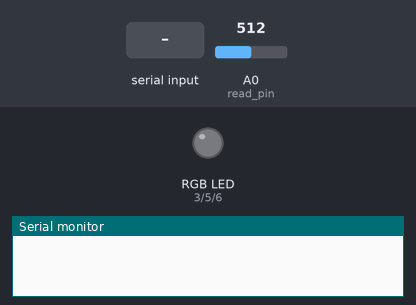
Recording of a sketch running on a simulated Arduino Uno, built with avr-gcc and run on an emulated ATmega328P. Shown: an RGB LED mixed from three pins (HIGH = lit), the last lines printed to the serial monitor. The inputs (shaded band) are chosen by the test bench; at power-on: A0 (read_pin) = 512. Dim RGB values are drawn brighter than linear.

Above: at 1.2 s.
1.3 s: "green" received over Serial
At 3.5 s:
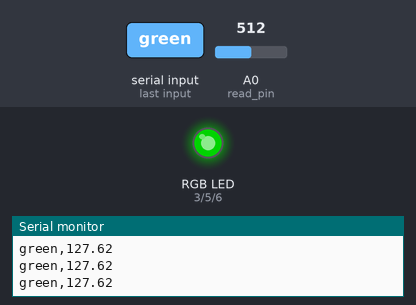
3.8 s: A0 (read_pin) set to 716
At 5.0 s:
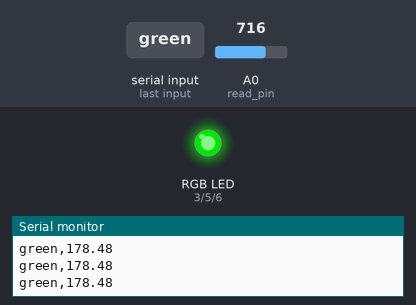
5.3 s: A0 (read_pin) set to 900
At 6.1 s:
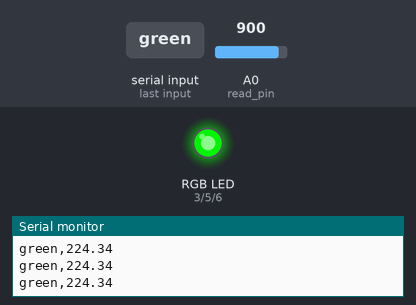
6.8 s: A0 (read_pin) set to 122
At 7.2 s:
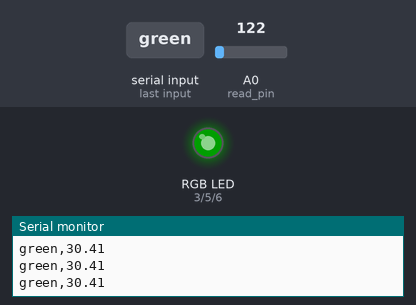
8.3 s: "ok" received over Serial
10.8 s: "red" received over Serial
At 13.0 s:
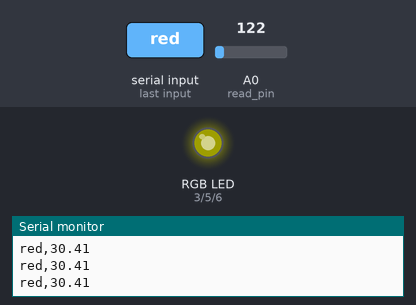
Timing chart, 0 to 14.3 s (numbered marks = the images above; inputs shaded):
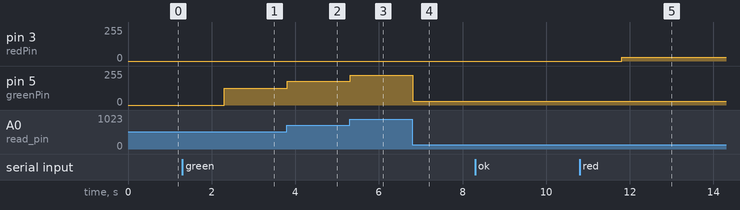

The sketch:

RGB_Mixing.ino
```cpp
int bluePin=6,greenPin=5,redPin=3,read_pin=A0,wait=10;
float redVal=0,blueVal=0,greenVal=0,pot_val=0,volt=0,bright=0;
String input;
void setup() {
  // put your setup code here, to run once:
  pinMode(bluePin,OUTPUT);
  pinMode(redPin,OUTPUT);
  pinMode(greenPin,OUTPUT);
  pinMode(read_pin,INPUT);
  Serial.begin(9600);

}

void loop() {
  // put your main code here, to run repeatedly:
  while(Serial.available()==0){
    }
  input=Serial.readString();
  Serial.println(input);
  if(input=="green"){
    while(true){
      if(Serial.available()==0){
        pot_val=analogRead(read_pin);
        bright=(255./1023.)*(pot_val);
        analogWrite(greenPin,bright);
        Serial.print("green");
        Serial.print(",");
        Serial.println(bright);
        delay(wait);
      }
      if (Serial.available()!=0){
        input=Serial.readString();
        Serial.println(input);
      if(input=="ok"){
        break;
        }
      }
    }
  }
  if(input=="red"){
    while(true){
      pot_val=analogRead(read_pin);
      bright=(255./1023.)*(pot_val);
      analogWrite(redPin,bright);
      Serial.print("red");
      Serial.print(",");
      Serial.println(bright);
      delay(wait);

      if (Serial.available()!=0){
      input=Serial.readString();
      Serial.println(input);
      if(input=="ok"){
        break;
        }
       }
      }
    }
  if(input=="blue"){
    while(true){
      pot_val=analogRead(read_pin);
      bright=(255./1023.)*(pot_val);
      analogWrite(bluePin,bright);
      Serial.print("blue");
      Serial.print(",");
      Serial.println(bright);
      delay(wait);

      if (Serial.available()!=0){
      input=Serial.readString();
      Serial.println(input);
      if(input=="ok"){
        break;
        }
      }
     }
    }
}
```

Measured:
- after the input at 1.3 s, pin 5 (greenPin): 0/255 → 127/255 after 1.0 s
- after the input at 3.8 s, pin 5 (greenPin): 127/255 → 178/255 at once
- after the input at 5.3 s, pin 5 (greenPin): 178/255 → 224/255 at once
- after the input at 6.8 s, pin 5 (greenPin): 224/255 → 30/255 at once
- after the input at 10.8 s, pin 3 (redPin): 0/255 → 30/255 after 1.0 s
